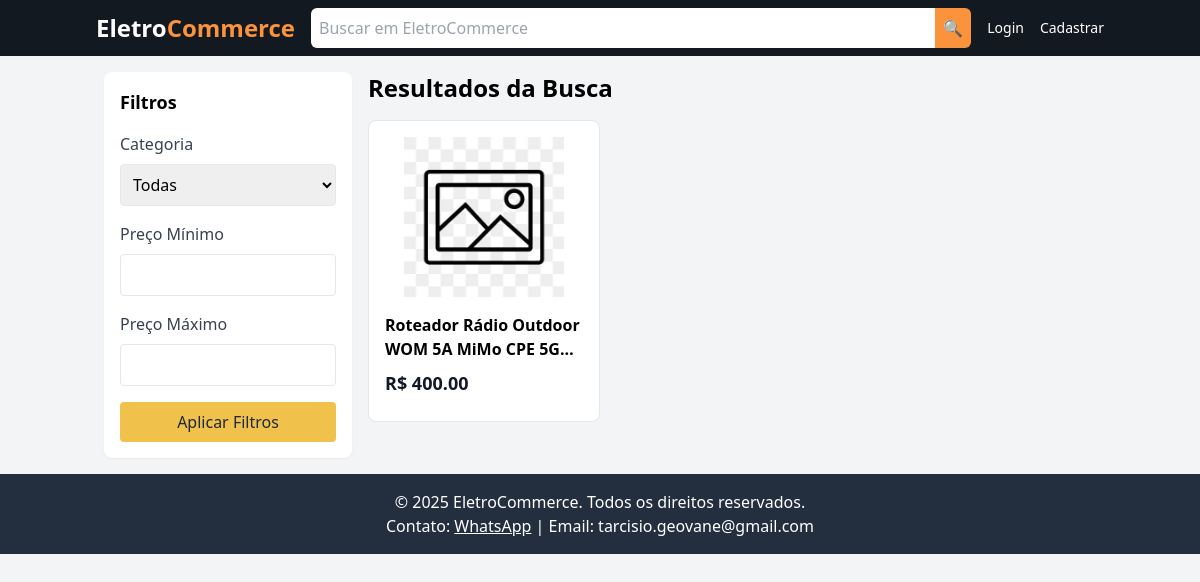
The page /search on the database as committed earlier.
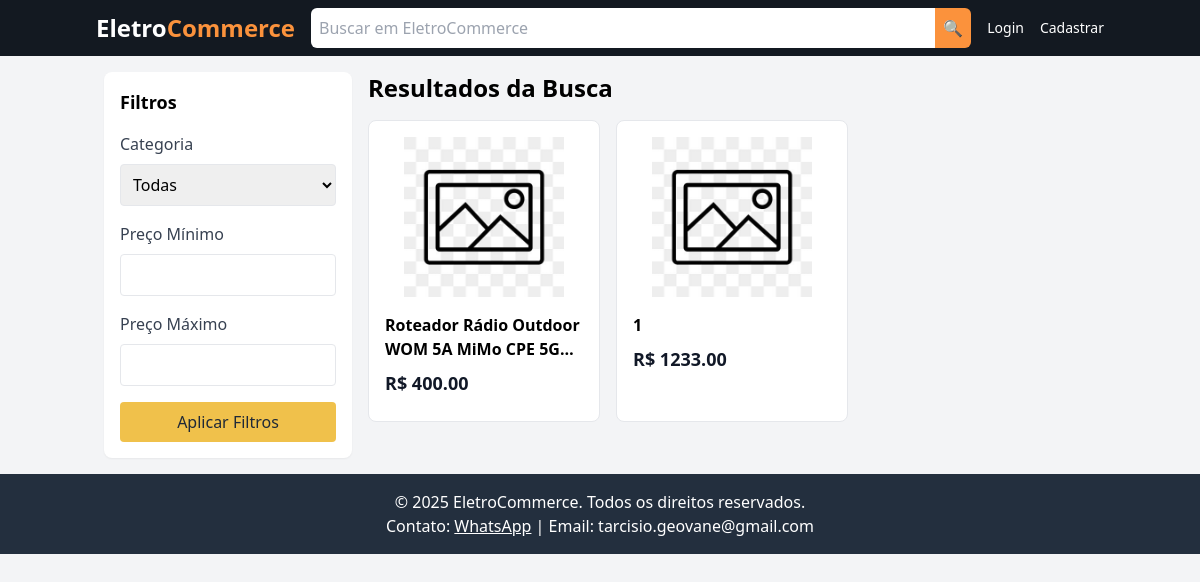
The same page on the database as committed later.
### tables this page shows
CREATE TABLE products (
            id INTEGER PRIMARY KEY AUTOINCREMENT,
            title TEXT NOT NULL,
            description TEXT,
            price REAL NOT NULL,
            user_id INTEGER, category TEXT, photo_path TEXT, photo_url TEXT, photo_public_id TEXT,
            FOREIGN KEY (user_id) REFERENCES users (id)
        );

### app.py (the view)
@app.route('/search', methods=['GET'])
def search():
    conn = sqlite3.connect(get_db_path())
    c = conn.cursor()
    search_query = request.args.get('search', '')
    category = request.args.get('category', '')
    min_price = request.args.get('min_price', '')
    max_price = request.args.get('max_price', '')
    query = '''SELECT p.id, p.title, p.description, p.price, p.category,
                      (SELECT photo_url FROM product_photos WHERE product_id = p.id LIMIT 1) as photo_url
               FROM products p WHERE 1=1'''
    params = []
    if search_query:
        query += ' AND (p.title LIKE ? OR p.description LIKE ?)'
        params.extend([f'%{search_query}%', f'%{search_query}%'])
    if category:
        query += ' AND p.category = ?'
        params.append(category)
    if min_price:
        query += ' AND p.price >= ?'
        params.append(float(min_price))
    if max_price:
        query += ' AND p.price <= ?'
        params.append(float(max_price))
    c.execute(query, params)
    products = c.fetchall()
    c.execute('SELECT DISTINCT category FROM products WHERE category IS NOT NULL')
    categories = [row[0] for row in c.fetchall()]
    conn.close()
    return render_template('search.html', products=products, categories=categories,
                         search_query=search_query, category=category,
                         min_price=min_price, max_price=max_price)

### app.py (called while the page is built)
def get_db_path():
    return os.path.join(os.path.dirname(__file__), 'database.db')

### templates/search.html (shortened to what the changed rows need)
<!DOCTYPE html>
<html lang="pt-BR">
<head>
    <script src="https://cdn.tailwindcss.com"></script>
</head>
<body class="bg-gray-100 font-sans">
    <main class="container mx-auto p-4 flex flex-col lg:flex-row">
        <div class="flex-1">
            <h2 class="text-2xl font-semibold mb-4">Resultados da Busca</h2>
            <div class="grid grid-cols-1 sm:grid-cols-2 lg:grid-cols-3 gap-4">
                {% for product in products %}
                <a href="{{ url_for('product', id=product[0]) }}" class="block bg-white p-4 rounded-lg border hover:shadow-md transition">
                    {% if product[5] %}
                        <img src="{{ product[5] }}" alt="{{ product[1] }}"
                             class="w-full h-40 object-contain mb-4">
                    {% else %}
                        <img src="{{ url_for('static', filename='uploads/placeholder.png') }}" alt="Sem imagem"
                             class="w-full h-40 object-contain mb-4">
                    {% endif %}
                    <h3 class="text-base font-semibold mb-2 line-clamp-2">{{ product[1] }}</h3>
                    <p class="text-lg font-bold text-gray-900 mb-2">R$ {{ "%.2f" % product[3] }}</p>
                </a>
                {% else %}
                <p class="text-gray-600">Nenhum produto encontrado.</p>
                {% endfor %}
            </div>
        </div>
    </main>
</body>
</html>

Rows that differ between the two databases and show on the page:
added products: title "1", price "1233.00"
